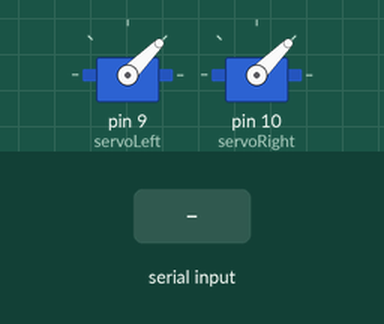
Recording of a sketch running on a simulated Arduino Uno, built with avr-gcc and run on an emulated ATmega328P. Shown: 2 × servo. Inputs (shaded band) come from the test bench. What the sketch prints to the serial monitor is not drawn.

Above: at 1.2 s.
1.3 s: "w" received over Serial
At 2.1 s:
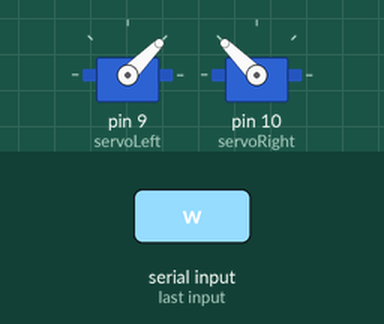
2.8 s: "a" received over Serial
At 3.3 s:
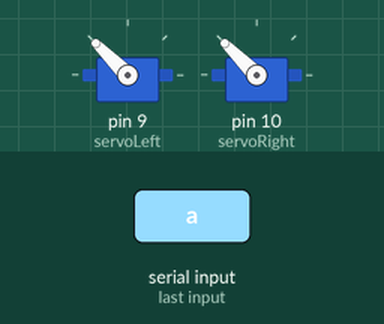
4.3 s: "s" received over Serial
At 5.5 s:
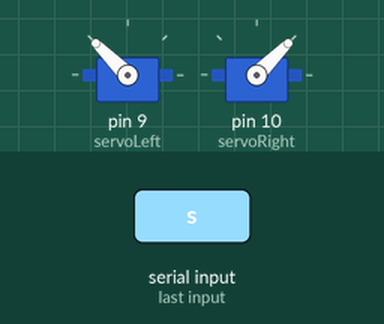
5.8 s: "1" received over Serial
At 6.7 s:
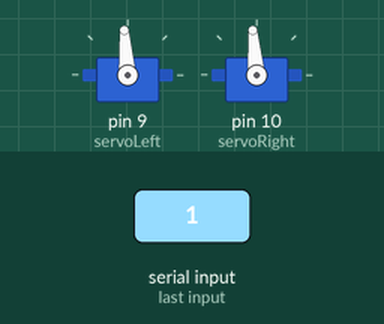
7.3 s: "d" received over Serial
At 7.9 s:
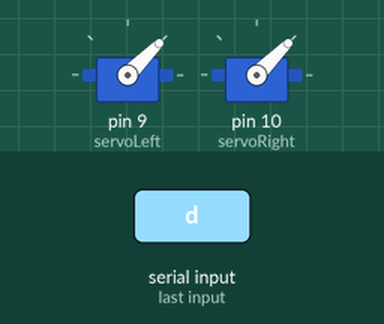
8.8 s: "0" received over Serial
At 10.2 s:
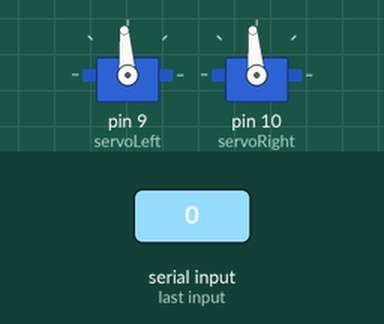
Timing chart, 0 to 11.3 s (numbered marks = the images above; inputs shaded):
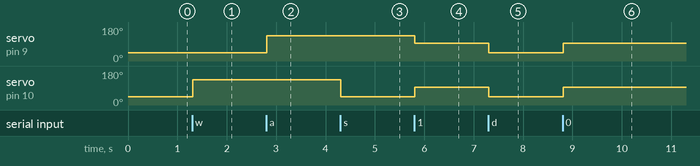

The sketch:

arduino_controller.ino
```cpp
#include <Servo.h>

Servo servoLeft, servoRight;
char state = 'Not Connected';
void setup() {
  servoLeft.attach(9);
  servoRight.attach(10);
  //pinMode(ledPin, OUTPUT);
  //digitalWrite(ledPin, LOW);
  Serial.begin(9600); // Default communication rate of the Bluetooth module
  Serial.println("Motors OFF");
}
void loop() {
  if (Serial.available() > 0) { // Checks whether data is comming from the serial port
    state = Serial.read(); // Reads the data from the serial port
    Serial.println(state);
  }
  // if (state == '0') {
  //  digitalWrite(ledPin, LOW); // Turn LED OFF
  //  Serial.println("LED: OFF"); // Send back, to the phone, the String "LED: ON"
  //  state = 0;
  // }
  // else if (state == '1') {
  //  digitalWrite(ledPin, HIGH);
  //  Serial.println("LED: ON");;
  //  state = 0;
  // }
  switch(state){
    case 'w':
      Serial.println(state);
      servoRight.write(135);
      servoLeft.write(45);
      break;
    case 'a':
      Serial.println(state);
      servoRight.write(135);
      servoLeft.write(135);
      break;
    case 's':
      Serial.println(state);
      servoRight.write(45);
      servoLeft.write(135);
      break;
    case 'd':
      Serial.println(state);
      servoRight.write(45);
      servoLeft.write(45);
      break;
    default:
      Serial.println(state);
      servoRight.write(95);
      servoLeft.write(94);
      break;
  }

//  if (state == 119) { //w
//    Serial.println(state);
//    servoRight.write(135);
//    servoLeft.write(45);
//
//  } else if (state == 115) {//s
//    Serial.println(state);
//    servoRight.write(45);
//    servoLeft.write(135);
//  } else if (state == 97) {//a
//    Serial.println(state);
//    servoRight.write(135);
//    servoLeft.write(135);
//  } else if (state == 100) { //d
//    Serial.println(state);
//    servoRight.write(45);
//    servoLeft.write(45);
//  } else {
//    Serial.println(state);
//    servoRight.write(95);
//    servoLeft.write(94);
//  }
}
```

Measured:
- after the input at 1.3 s, servo on pin 10 (servoRight): 45° → 135° at once
- after the input at 2.8 s, servo on pin 9 (servoLeft): 45° → 135° at once
- after the input at 4.3 s, servo on pin 10 (servoRight): 135° → 45° at once
- after the input at 5.8 s, servo on pin 9 (servoLeft): 135° → 94° at once; servo on pin 10 (servoRight): 45° → 95° at once
- after the input at 7.3 s, servo on pin 9 (servoLeft): 94° → 45° at once; servo on pin 10 (servoRight): 95° → 45° at once
- after the input at 8.8 s, servo on pin 9 (servoLeft): 45° → 94° at once; servo on pin 10 (servoRight): 45° → 95° at once
